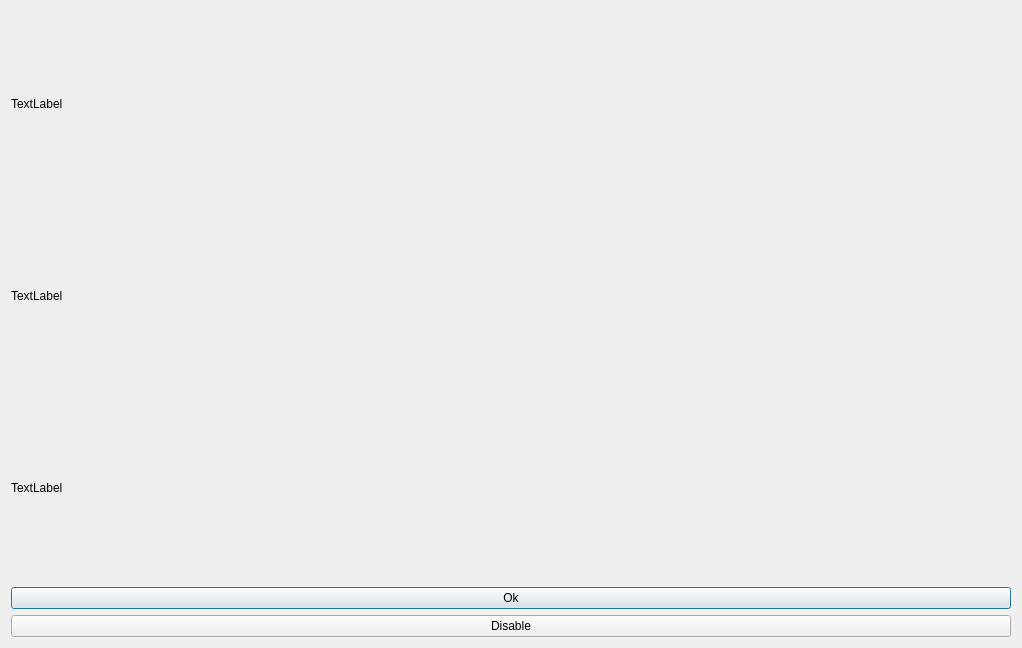
<?xml version="1.0" encoding="UTF-8"?>
<ui version="4.0">
 <class>FullScreenDialog</class>
 <widget class="QDialog" name="FullScreenDialog">
  <property name="geometry">
   <rect>
    <x>0</x>
    <y>0</y>
    <width>1022</width>
    <height>648</height>
   </rect>
  </property>
  <property name="windowTitle">
   <string>Dialog</string>
  </property>
  <property name="locale">
   <locale language="English" country="UnitedStates"/>
  </property>
  <layout class="QVBoxLayout" name="verticalLayout">
   <item>
    <widget class="QLabel" name="titleLabel">
     <property name="text">
      <string>TextLabel</string>
     </property>
    </widget>
   </item>
   <item>
    <widget class="QLabel" name="contentLabel">
     <property name="text">
      <string>TextLabel</string>
     </property>
    </widget>
   </item>
   <item>
    <widget class="QLabel" name="timeLabel">
     <property name="text">
      <string>TextLabel</string>
     </property>
    </widget>
   </item>
   <item>
    <widget class="QPushButton" name="pushButton">
     <property name="text">
      <string>Ok</string>
     </property>
    </widget>
   </item>
   <item>
    <widget class="QPushButton" name="pushButton_2">
     <property name="text">
      <string>Disable</string>
     </property>
    </widget>
   </item>
  </layout>
 </widget>
 <resources/>
 <connections/>
</ui>
